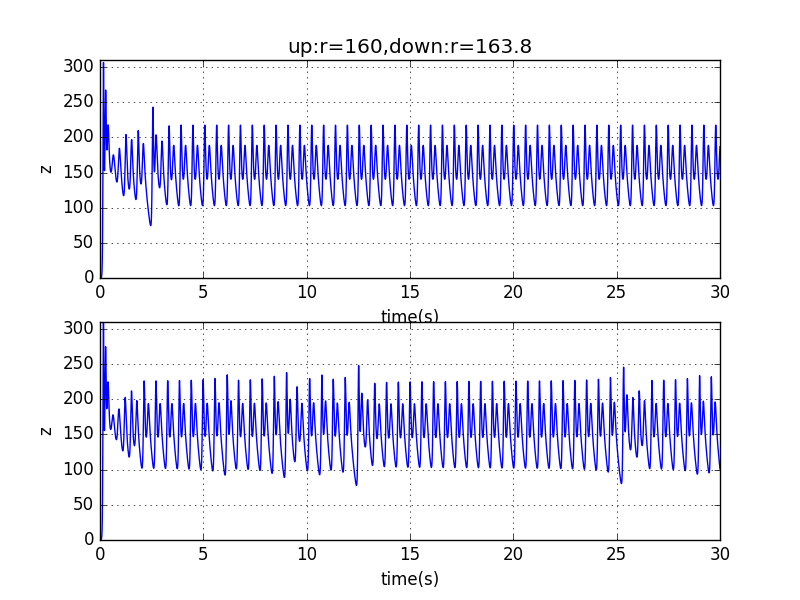

Python code for this plot:
from __future__ import division
from pylab import *

# define the positions of z, r is variable
def z(r):
    x=[1]
    y=[0]
    z=[0]
    dxdt=[0]
    dydt=[0]
    dzdt=[0]
    t=[0]
    dt=0.0001
    sigma=10
    b=8/3
    for i in range(499999):
        dxdt.append(sigma*(y[-1]-x[-1]))
        dydt.append(-x[-1]*z[-1]+r*x[-1]-y[-1])
        dzdt.append(x[-1]*y[-1]-b*z[-1])
        x.append(x[-1]+dxdt[-1]*dt)
        y.append(y[-1]+dydt[-1]*dt)
        z.append(z[-1]+dzdt[-1]*dt)
        t.append(t[-1]+dt)
    return t,z

figure()

subplot(2,1,1)
plot(z(160)[0],z(160)[1])
title('up:r=160,down:r=163.8')
xlabel('time(s)')
ylabel('z')
xlim(0,30)
ylim(0,310)
grid(True)

subplot(2,1,2)
plot(z(163.8)[0],z(163.8)[1])

xlabel('time(s)')
ylabel('z')
xlim(0,30)
ylim(0,310)
grid(True)



show()
